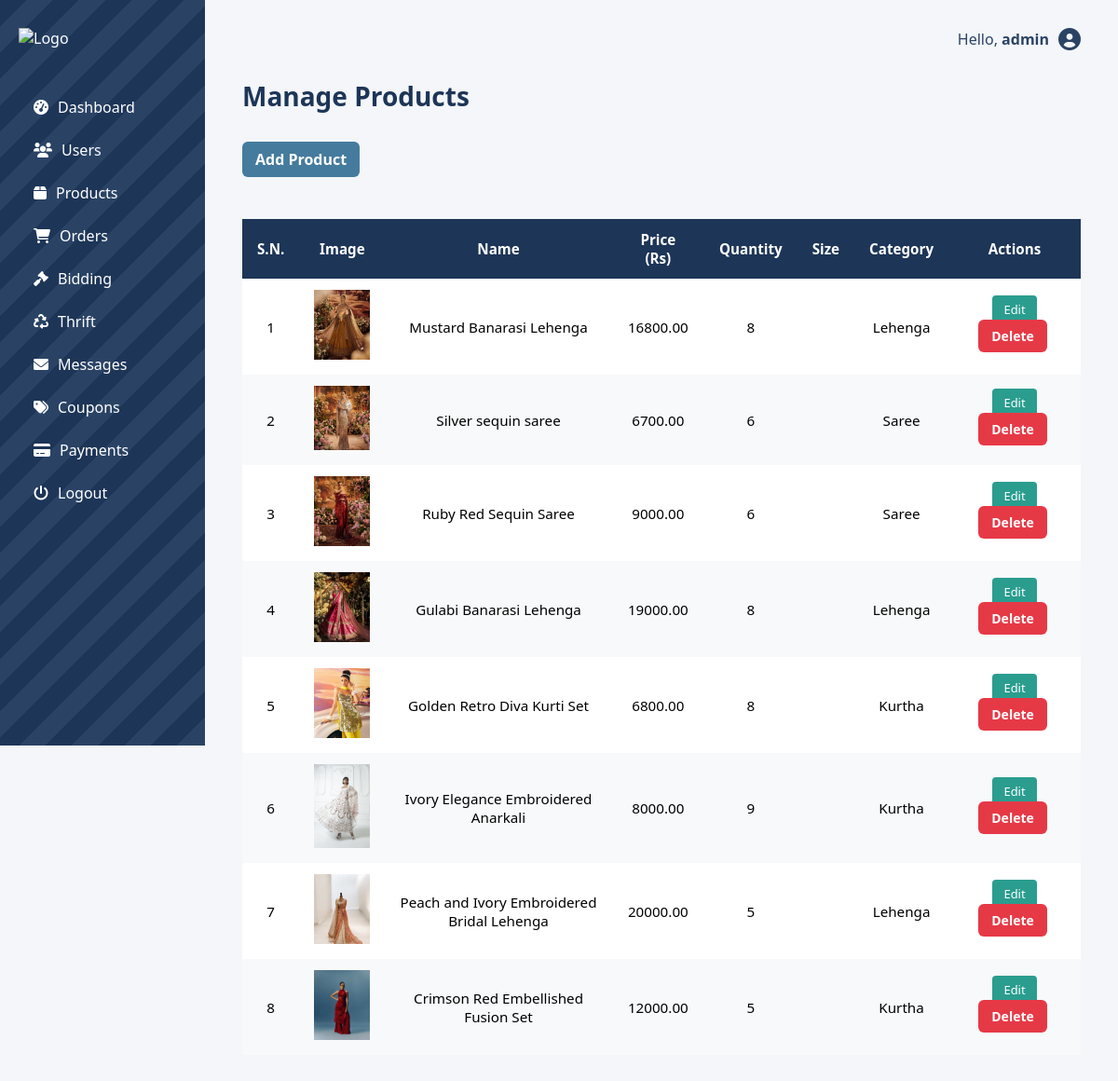
/dashboard/products/ (signed in), run on an earlier commit of the app's database.
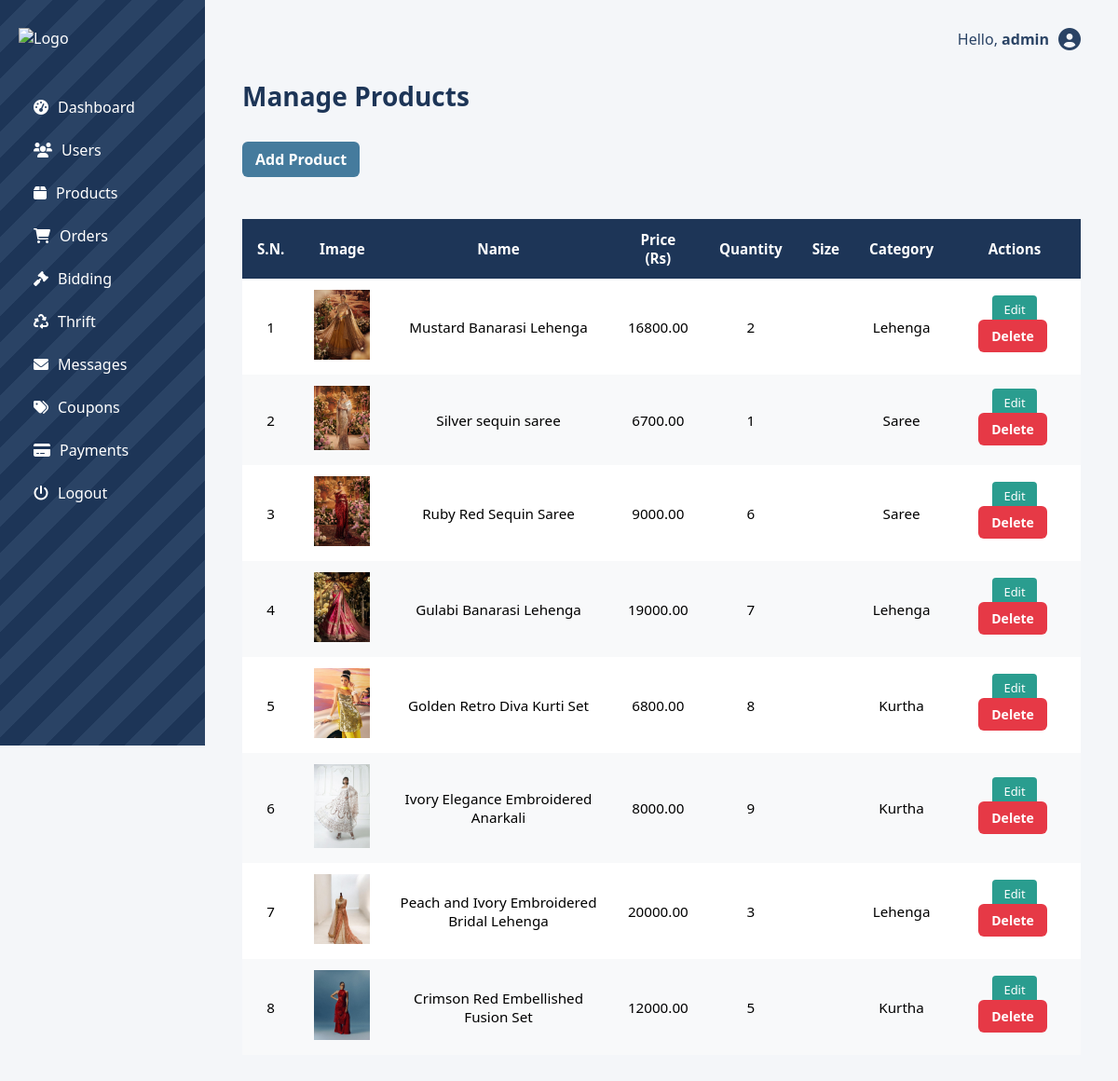
And on a later commit of the database.
### MS/models.py (models this page shows, shortened)
class CustomUser(AbstractUser):
    ROLE_CHOICES = [
        ('customer', 'Customer'),
        ('admin', 'Admin'),
        ('vendor', 'Vendor'),
    ]
    SIZE_CHOICES = [
        ('XS', 'Extra Small'),
        ('S', 'Small'),
        ('M', 'Medium'),
        ('L', 'Large'),
        ('XL', 'Extra Large'),
        ('Free', 'Free Size'),
    ]
    role = models.CharField(max_length=10, choices=ROLE_CHOICES, default='customer')
    is_vendor = models.BooleanField(default=False)
    size = models.CharField(max_length=10, choices=SIZE_CHOICES, blank=True, null=True)
    store_name = models.CharField(max_length=255, blank=True, null=True)
    description = models.TextField(blank=True, null=True)
    logo = models.ImageField(upload_to='vendor_logos/', blank=True, null=True)
    groups = models.ManyToManyField(
        'auth.Group',
        related_name='customuser_set',
        blank=True
    )
    user_permissions = models.ManyToManyField(
        'auth.Permission',
        related_name='customuser_permissions',
        blank=True
    )

class Product(models.Model):
    CATEGORY_CHOICES = [
        ('Saree', 'Saree'),
        ('Lehenga', 'Lehenga'),
        ('Kurtha', 'Kurtha'),
        ('Other', 'Other'),
    ]
    product_name = models.CharField(max_length=255)
    description = models.TextField()
    price = models.DecimalField(max_digits=10, decimal_places=2)
    quantity = models.PositiveIntegerField(default=1)
    category = models.CharField(max_length=255, choices=CATEGORY_CHOICES)
    age_groups = models.ManyToManyField('AgeGroup', blank=True)
    sizes = models.ManyToManyField('Size', blank=True)
    user = models.ForeignKey(settings.AUTH_USER_MODEL, on_delete=models.CASCADE)
    image = models.ImageField(upload_to='product_images/', blank=True, null=True)
    created_at = models.DateTimeField(auto_now_add=True)
    updated_at = models.DateTimeField(auto_now=True)

### MS/views.py (the view)
# urls.py: path('dashboard/products/', views.admin_products, name='admin_products'),
@user_passes_test(is_admin)
def admin_products(request):
    products = Product.objects.filter(user__is_staff=True)
    return render(request, 'mytemplates/admin_products.html', {'products': products})

### MS/context_processors.py (called while the page is built)
def notification_context(request):
    if not request.user.is_authenticated:
        return {}
    user = request.user
    alerts = Notification.objects.filter(user=user, is_read=False).order_by('-timestamp')
    unread_count = alerts.count()
    alerts = alerts[:10]  # slice after count
    chat_messages = Chat.objects.filter(
        Q(sender=user) | Q(thrift__user=user)
    ).order_by('-timestamp')[:10]
    return {
        'alerts': alerts,
        'unread_count': unread_count,
        'chat_messages': chat_messages,
    }

### MS/views.py (called while the page is built)
def is_admin(user):
    return user.is_superuser or user.is_staff

### MS/templates/mytemplates/admin_products.html
{% extends 'mytemplates/admin_dashboard.html' %}
{% block content %}
<h2>Manage Products</h2>
<a href="{% url 'create_product' %}" class="btn-add">Add Product</a>
<div class="table-container">
  <table class="product-table">
    <thead>
      <tr>
        <th>S.N.</th>
        <th>Image</th>
        <th>Name</th>
        <th>Price (Rs)</th>
        <th>Quantity</th>
        <th>Size</th>
        <th>Category</th>
        <th>Actions</th>
      </tr>
    </thead>
    <tbody>
      {% for product in products %}
      <tr class="{% cycle 'row-light' 'row-dark' %}">
        <td>{{ forloop.counter }}</td>
        <td>
          {% if product.image %}
            <img src="{{ product.image.url }}" width="60" />
          {% endif %}
        </td>
        <td>{{ product.product_name }}</td>
        <td>{{ product.price }}</td>
        <td>{{ product.quantity }}</td>
        <td>{{ product.size }}</td>
        <td>{{ product.category }}</td>
        <td>
          <a href="{% url 'update_product' pk=product.id %}" class="btn-edit">Edit</a>
          <a href="{% url 'delete_product' pk=product.id %}" class="btn-delete">Delete</a>
        </td>
      </tr>
      {% empty %}
      <tr><td colspan="8">No products found.</td></tr>
      {% endfor %}
    </tbody>
  </table>
</div>
{% endblock %}

### MS/templates/mytemplates/admin_dashboard.html (shortened to what this page needs)
{% load static %}
<!DOCTYPE html>
<html lang="en">
<head>
  <link rel="stylesheet" href="{% static 'css/admin_dashboard.css' %}">
  <link rel="stylesheet" href="https://cdnjs.cloudflare.com/ajax/libs/font-awesome/6.0.0/css/all.min.css">
</head>
<body>
<div class="admin-container">
  <div class="sidebar">
    <div class="logo">
      <img src="{% static 'images/finallogo.png' %}" alt="Logo">
    </div>
    <ul class="nav">
        <li><a href="{% url 'admin_dashboard' %}"><i class="fas fa-tachometer-alt"></i> Dashboard</a></li>
        <li><a href="{% url 'admin_users' %}"><i class="fas fa-users"></i> Users</a></li>
        <li><a href="{% url 'admin_products' %}"><i class="fas fa-box"></i> Products</a></li>
        <li><a href="{% url 'admin_all_orders' %}"><i class="fas fa-shopping-cart"></i> Orders</a></li>
        <li><a href="{% url 'admin_bidding' %}"><i class="fas fa-gavel"></i> Bidding</a></li>
        <li><a href="{% url 'admin_thrift' %}"><i class="fas fa-recycle"></i> Thrift</a></li>
        <li><a href="{% url 'admin_messages' %}"><i class="fas fa-envelope"></i> Messages</a></li>
        <li><a href="{% url 'admin_coupons' %}"><i class="fas fa-tags"></i> Coupons</a></li>
        <li><a href="{% url 'admin_payment_report' %}"><i class="fas fa-credit-card"></i> Payments</a></li>
        <li><a href="{% url 'logout' %}"><i class="fas fa-power-off"></i> Logout</a></li>
    </ul>
  </div>
  <div class="main">
    <div class="topbar">
      <p>Hello, <strong>{{ request.user.username }}</strong></p>
      <i class="fas fa-user-circle"></i>
    </div>
    {% block content %}{% endblock %}
  </div>
</div>
</body>
</html>

### static/css/admin_dashboard.css (style rules this page uses)
* { margin: 0; padding: 0; box-sizing: border-box; }
html, body { height: 100%; }
body { font-family: 'Segoe UI', sans-serif; background-color: #f4f6f9; }
.admin-container { display: flex; min-height: 100vh; }
.sidebar { width: 220px; background: repeating-linear-gradient( 135deg, #1d3557, #1d3557 20px, #2a4365 20px, #2a4365 40px ); color: white; padding: 30px 20px; min-height: 100vh; position: sticky; top: 0; align-self: flex-start; }
.sidebar .logo img { width: 120px; margin-bottom: 40px; }
.sidebar .nav { list-style: none; padding-left: 0; }
.sidebar .nav li { padding: 12px 16px; display: flex; align-items: center; gap: 12px; cursor: pointer; border-radius: 6px; transition: background-color 0.2s ease; }
.sidebar .nav li a { color: white; text-decoration: none; display: flex; align-items: center; gap: 10px; }
.main { flex: 1; padding: 30px 40px; }
.topbar { display: flex; justify-content: flex-end; align-items: center; gap: 10px; margin-bottom: 30px; }
.topbar p { font-size: 16px; color: #2a4365; }
.topbar i { font-size: 24px; color: #2a4365; }
h1, h2 { font-size: 28px; margin-bottom: 30px; color: #1d3557; }
.table-container { overflow-x: auto; margin-top: 30px; }
table { width: 100%; border-collapse: collapse; background-color: #fff; box-shadow: 0 0 10px rgba(0,0,0,0.03); font-size: 0.95rem; }
table th, table td { padding: 12px 16px; text-align: center; vertical-align: middle; }
table thead { background-color: #1d3557; color: white; }
table tbody tr:nth-child(even) { background-color: #f8f9fa; }
.btn-add { display: inline-block; background-color: #457b9d; color: #fff; padding: 8px 14px; border-radius: 6px; text-decoration: none; font-weight: bold; margin-bottom: 15px; transition: background-color 0.3s ease; }
.btn-edit, .btn-delete { padding: 6px 12px; border-radius: 4px; text-decoration: none; color: #fff; font-size: 0.85em; margin: 2px; }
.btn-edit { background-color: #2a9d8f; }
.btn-delete { background-color: #e63946; }
.btn-approve, .btn-reject, .btn-delete, .btn-sold { padding: 8px 14px; border: none; border-radius: 6px; font-size: 14px; font-weight: 600; cursor: pointer; text-decoration: none; transition: background-color 0.3s ease; display: inline-block; margin-right: 6px; }

What changed in the data, as far as the page shows it:
changed Product "Mustard Banarasi Lehenga": quantity "8" → "2"
changed Product "Silver sequin saree": quantity "6" → "1"
changed Product "Gulabi Banarasi Lehenga": quantity "8" → "7"
changed Product "Peach and Ivory Embroidered Bridal Lehenga": quantity "5" → "3"
